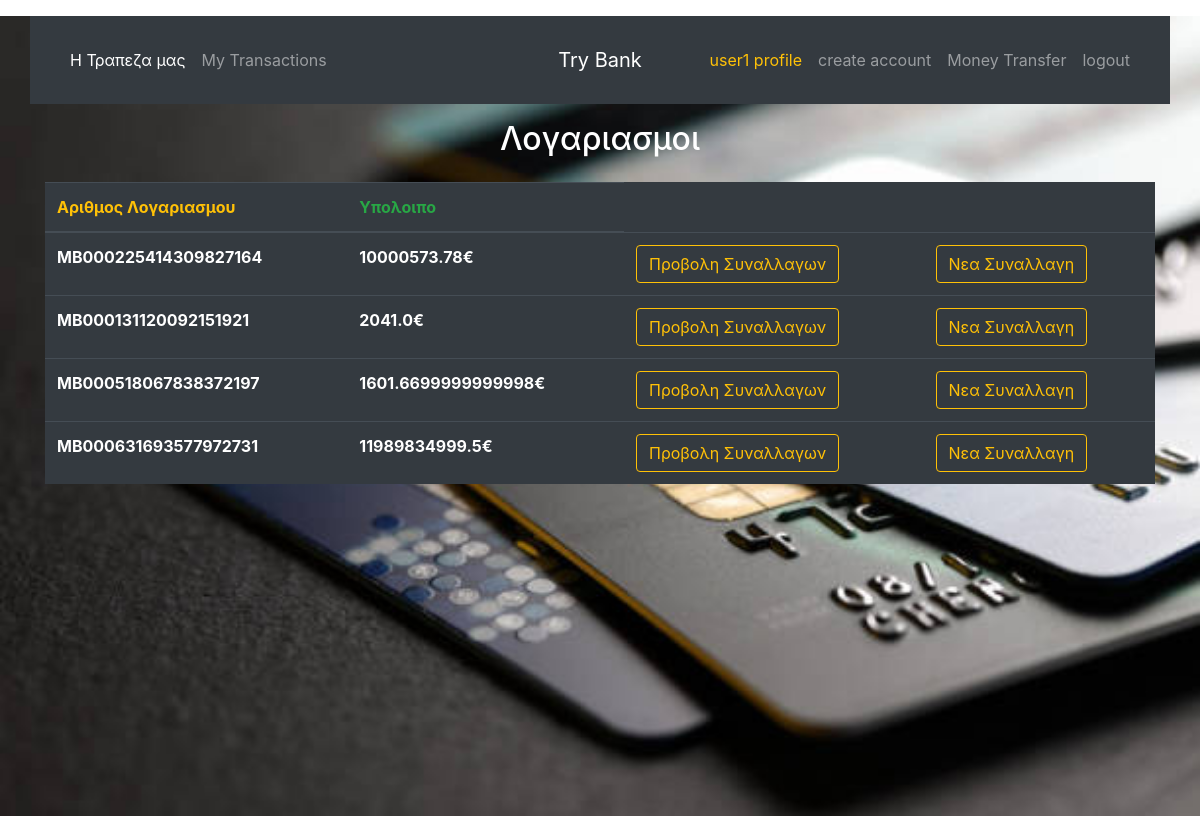
The page /profile/ (signed in) on the database as committed earlier.
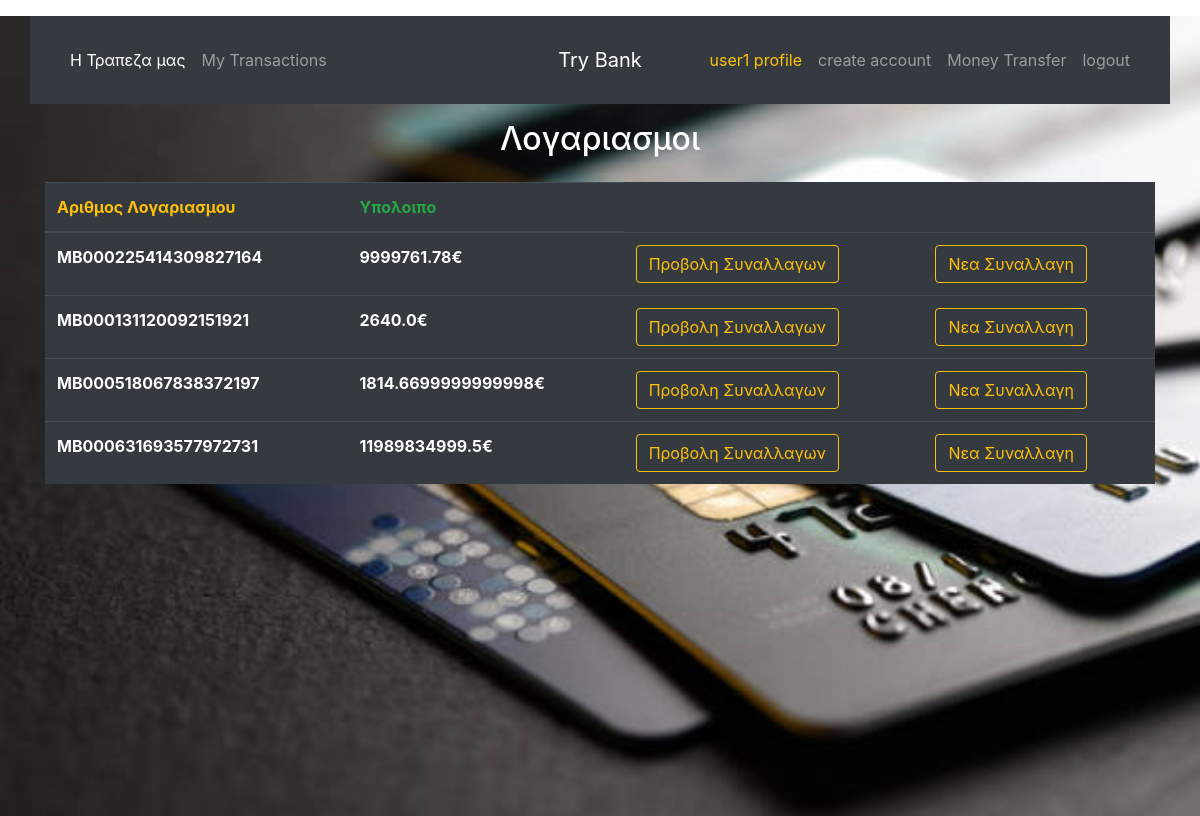
The same page on the database as committed later.
### customers/models.py (models this page shows, shortened)
class Accounts(models.Model):
    owner = models.ForeignKey(User, on_delete = models.CASCADE)
    acc_number = models.CharField(primary_key=True, max_length=20)
    balance = models.FloatField(default= 0)

### customers/views.py (the view)
# urls.py: path('profile/',views.profile_page, name= 'user_profile'),
@login_required()
def profile_page(request):
    user = request.user
    query = Accounts.objects.filter(owner=user).all()
    context = {
        'object': query,
        'user': user
    }
    return render(request, 'user_profile.html', context=context)

### templates/user_profile.html
{% extends 'welcome_page.html' %}
{% block content %}
<div class="container">
    <div>
  <h2 class="text-center text-white">Λογαριασμοι</h2>
    </div>
<div class="mt-4">
  <table class="table table-dark mt-4">
    <thead>
      <tr>
        <th class="text-warning">Αριθμος Λογαριασμου</th>
        <th class="text-success">Υπολοιπο</th>
      </tr>
    </thead>
      {% for obj in object %}
      <tr>
        <th>{{obj.acc_number}}</th>
        <th>{{obj.balance}}€</th>
        <th><a href="{% url 'account' obj.acc_number %}"<button type="button" class="btn btn-outline-warning">Προβολη Συναλλαγων</button></th>
        <th><a href="{% url 'transfer2' obj.acc_number %}"<button type="button" class="btn btn-outline-warning">Νεα Συναλλαγη</button></th>
      </tr>
  </div>
</div>
  {% endfor %}
{% endblock content %}

Rows that differ between the two databases and show on the page:
changed Accounts "MB000225414309827164": balance "10000573.78" → "9999761.78"
changed Accounts "MB000131120092151921": balance "2041.0" → "2640.0"
changed Accounts "MB000518067838372197": balance "1601.6699999999998" → "1814.6699999999998"
